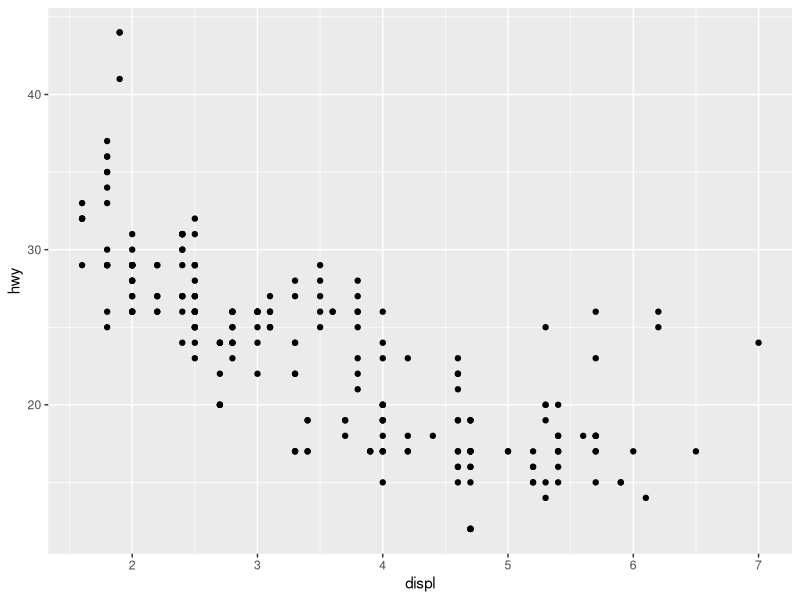
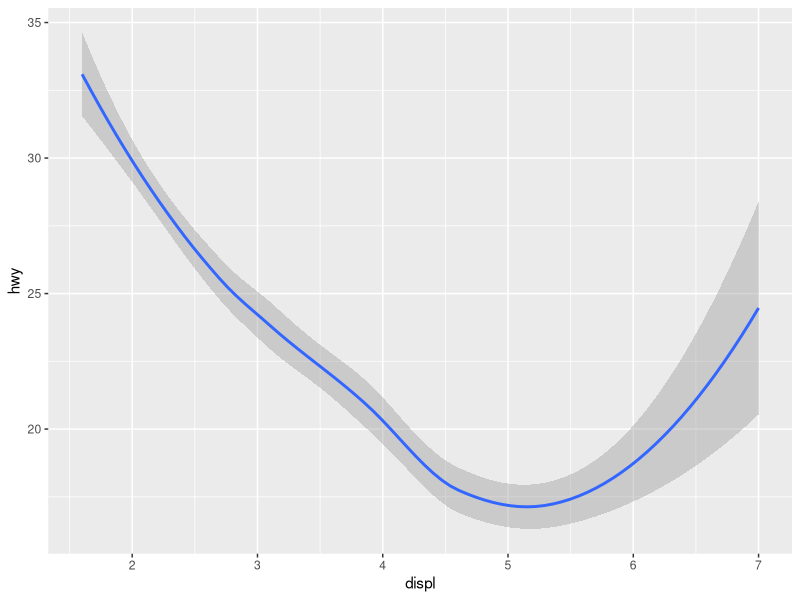
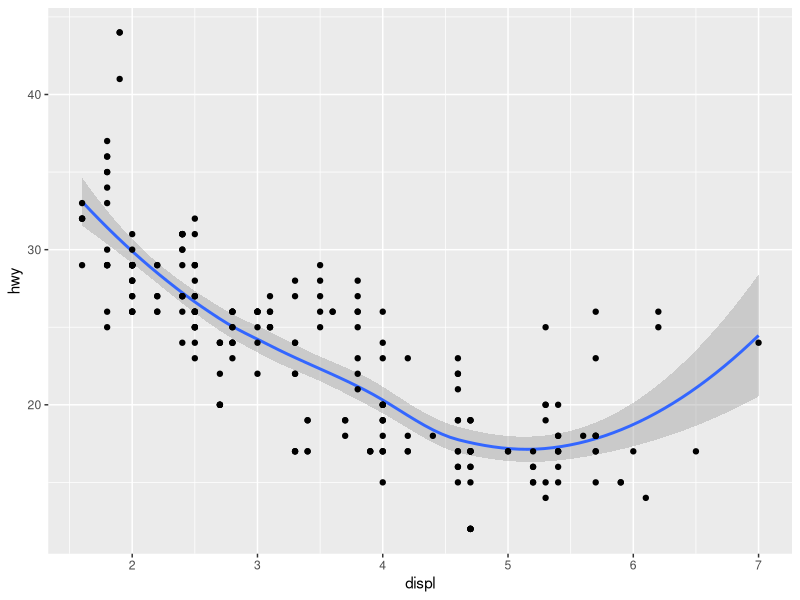
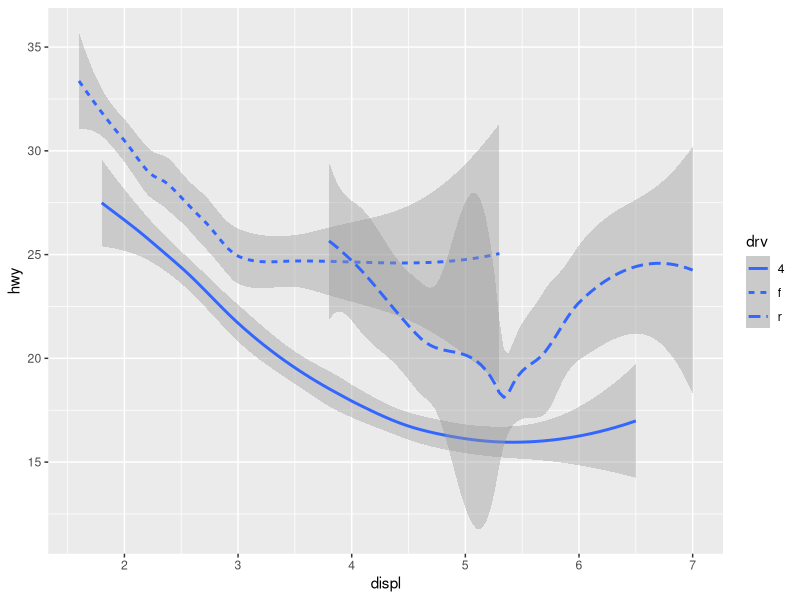
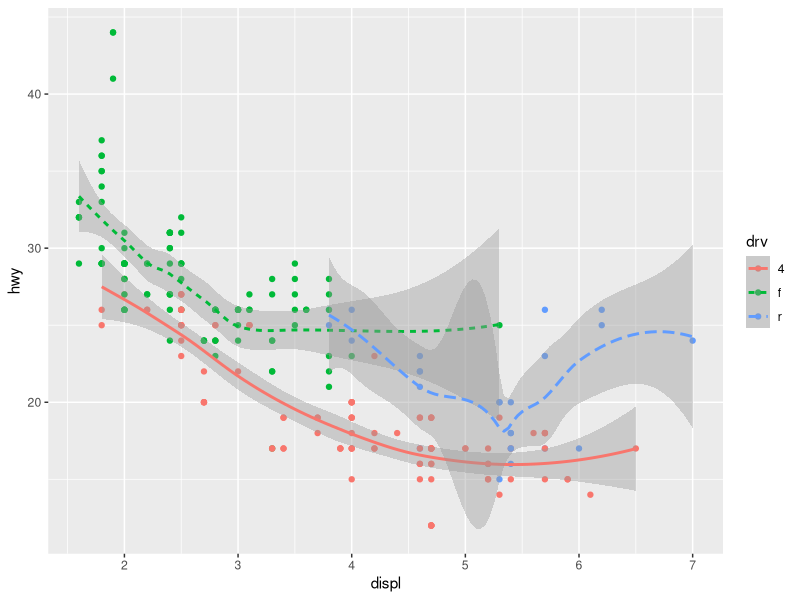
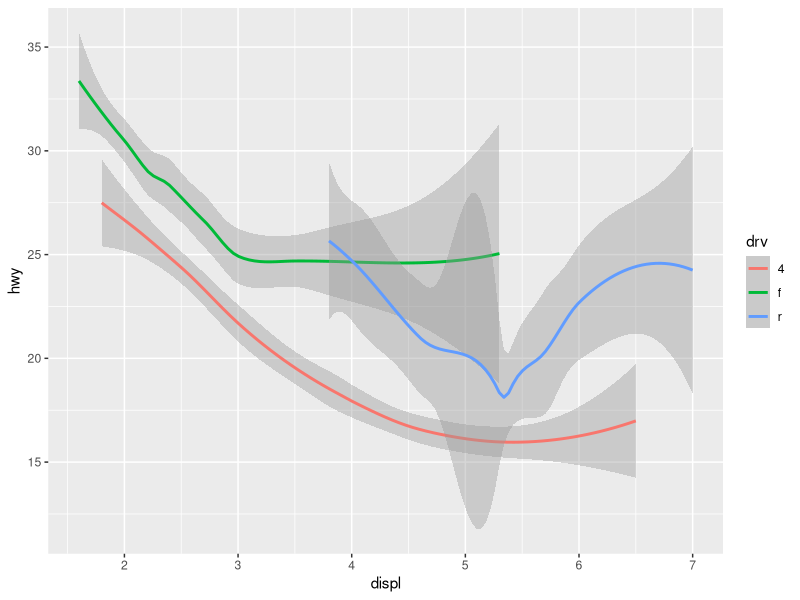
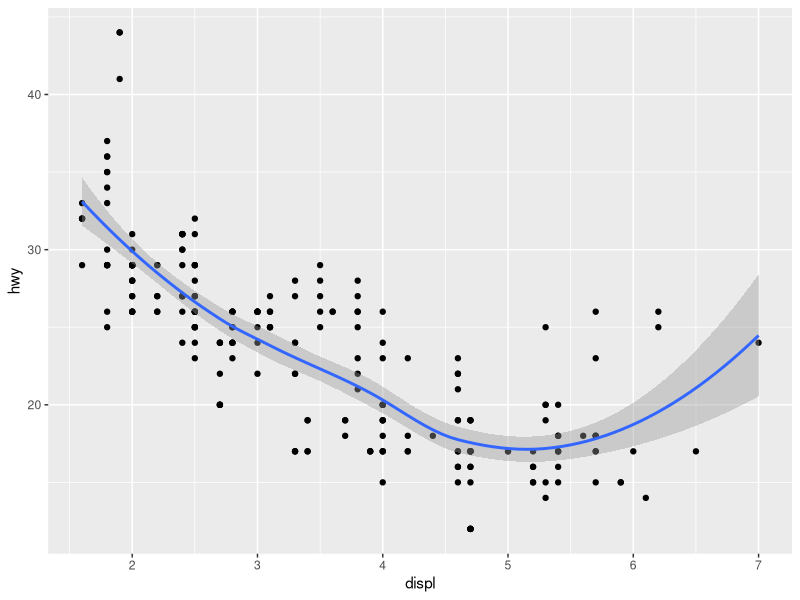
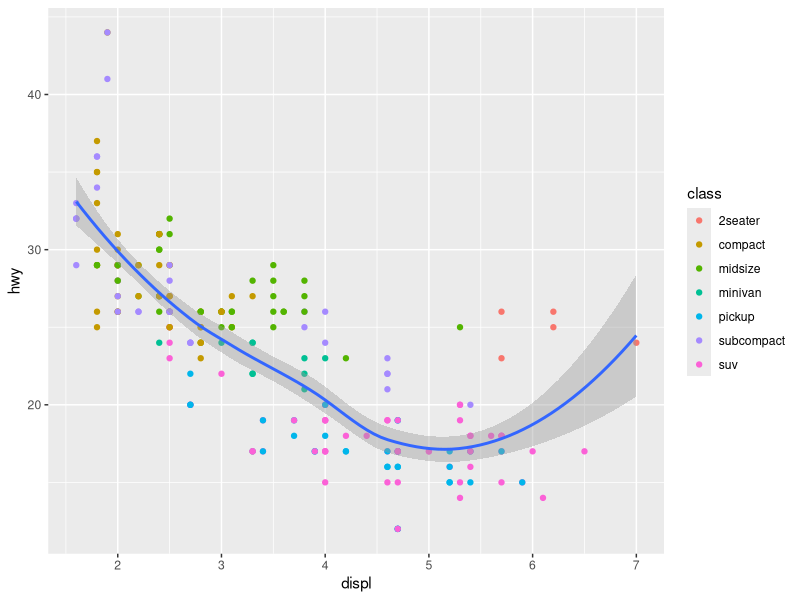

Generate these figures, in order, with R:
library(tidyverse)
# A geom is the geometrical object that a plot uses to represent data. 
# People often describe plots by the type of geom that the plot uses. 
# For example, bar charts use bar geoms, line charts use line geoms, 
#boxplots use boxplot geoms, and so on

# To change the geom in your plot, change the geom function that you add to 
# ggplot().

# scatterplot
ggplot(data = mpg) + 
  geom_point(mapping = aes(x = displ, y = hwy))

# line graph
ggplot(data = mpg) + 
  geom_smooth(mapping = aes(x = displ, y = hwy)) 

# both
ggplot(data = mpg) + 
  geom_smooth(mapping = aes(x = displ, y = hwy)) +
  geom_point(mapping = aes(x = displ, y = hwy))

# you could set the linetype of a line. geom_smooth() will draw a different line, 
# with a different linetype, for each unique value of the variable that you map 
# to linetype
ggplot(data = mpg) + 
  geom_smooth(mapping = aes(x = displ, y = hwy, linetype = drv))
# Here geom_smooth() separates the cars into three lines based on their drv value, 
# which describes a car’s drivetrain

#  overlaying the lines on top of the raw data and then coloring everything 
# according to drv
ggplot(data = mpg) + 
  geom_point(mapping = aes(x = displ, y = hwy, color = drv)) +
  geom_smooth(mapping = aes(x = displ, y = hwy, linetype = drv, color = drv))

# Many geoms, like geom_smooth(), use a single geometric object to display 
# multiple rows of data. For these geoms, you can set the group aesthetic 
# to a categorical variable to draw multiple objects. ggplot2 will draw a 
# separate object for each unique value of the grouping variable.
ggplot(data = mpg) +
  geom_smooth(mapping = aes(x = displ, y = hwy, group = drv, color = drv))

# Avoid repeating parameters when assigning multiple geoms by passing a 
# set of mappings to ggplot()
ggplot(data = mpg, mapping = aes(x = displ, y = hwy)) + 
  geom_point() + 
  geom_smooth()

# If you place mappings in a geom function, ggplot2 will treat them as local 
# mappings for the layer. It will use these mappings to extend or overwrite 
# the global mappings for that layer only. This makes it possible to display 
# different aesthetics in different layers
ggplot(data = mpg, mapping = aes(x = displ, y = hwy)) + 
  geom_point(mapping = aes(color = class)) + 
  geom_smooth()

# Use the above idea to specify different data for each layer
ggplot(data = mpg, mapping = aes(x = displ, y = hwy)) + 
  geom_point(mapping = aes(color = class)) + 
  geom_smooth(data = filter(mpg, class == "subcompact"), se = FALSE) # fits 
  # line only to subcompact data

######### 1. What geom would you use to draw a line chart? geom_smooth
# A boxplot? geom_boxplot
ggplot(data = mpg, mapping = aes(x = hwy, y = displ, color = class)) + 
  geom_boxplot()
# A histogram? 
ggplot(data = mpg, mapping = aes(x = hwy)) + 
  geom_histogram(binwidth = 1)

# An area chart? = geom_area()
ggplot(data = mpg, mapping = aes(year, hwy, fill = class)) + 
  geom_area()


######### 2. Run this code in your head and predict what the output will look 
# like. Then, run the code in R and check your predictions.
ggplot(data = mpg, mapping = aes(x = displ, y = hwy, color = drv)) + 
  geom_point() + 
  geom_smooth(se = FALSE) #prediction was accurate


########### 5. Will these two graphs look different? 
# Why/why not? No, because the geoms will reference the global parameters in the 
# mapping in the first script, and the local parameters in the second which are
# the same as the global parameters in the first
ggplot(data = mpg, mapping = aes(x = displ, y = hwy)) + 
  geom_point() + 
  geom_smooth()

ggplot() + 
  geom_point(data = mpg, mapping = aes(x = displ, y = hwy)) + 
  geom_smooth(data = mpg, mapping = aes(x = displ, y = hwy))

####### 6. Recreate the R code necessary to generate the following graphs.
ggplot(data = mpg, mapping = aes(x = displ, y = hwy)) + 
  geom_point(size = 3) +
  geom_smooth(size = 1, se = FALSE)

ggplot(data = mpg, mapping = aes(x = displ, y = hwy)) + 
  geom_point(size = 3) +
  geom_smooth(data = mpg, mapping = aes(x = displ, y = hwy, group = drv),
                                        se = FALSE, legend = FALSE)

ggplot(data = mpg, mapping = aes(x = displ, y = hwy, color = drv)) + 
  geom_point(size = 3) +
  geom_smooth(se = FALSE)

ggplot(data = mpg, mapping = aes(x = displ, y = hwy)) + 
  geom_point(aes(color = drv), size = 3) +
  geom_smooth(size = 2, se = FALSE)

ggplot(data = mpg, mapping = aes(x = displ, y = hwy)) + 
  geom_point(aes(color = drv), size = 3) +
  geom_smooth(aes(linetype = drv), se = FALSE)

ggplot(mpg, aes(x = displ, y = hwy, colour = drv)) + 
  geom_point(size = 3, stroke = 3, fill = 'white')

?geom_point






